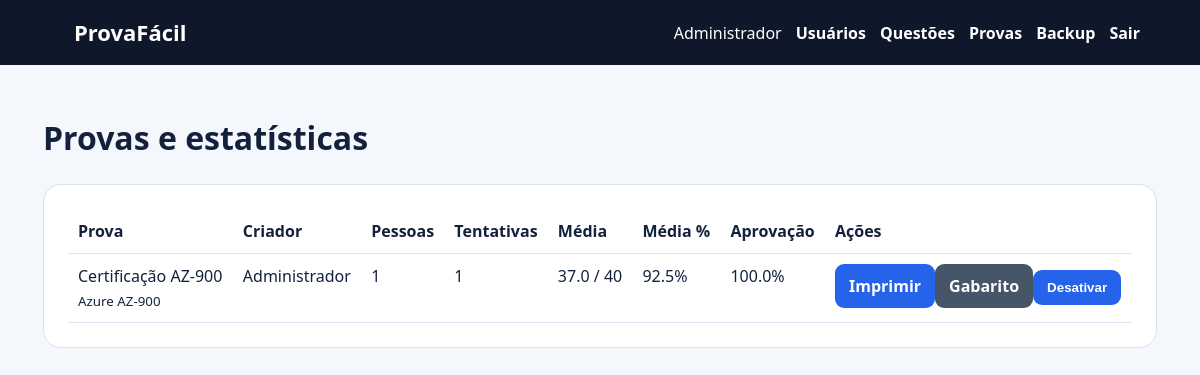
/admin/exams (signed in), run on the app's committed database.
### tables this page shows
CREATE TABLE users(id INTEGER PRIMARY KEY AUTOINCREMENT,name TEXT NOT NULL,login TEXT UNIQUE NOT NULL,password TEXT NOT NULL,admin INTEGER NOT NULL DEFAULT 0,active INTEGER NOT NULL DEFAULT 1,created TEXT NOT NULL);

CREATE TABLE exams(id INTEGER PRIMARY KEY AUTOINCREMENT,title TEXT NOT NULL,subject TEXT NOT NULL,total INTEGER NOT NULL,minimum INTEGER NOT NULL,owner INTEGER NOT NULL,active INTEGER NOT NULL DEFAULT 1,created TEXT NOT NULL,FOREIGN KEY(owner) REFERENCES users(id));

### app.py (the view)
@app.get('/admin/exams')
@auth(admin=True)
def admin_exams():
 with con() as c:rows=c.execute('''SELECT e.*,u.name owner_name,COUNT(a.id) attempts,COUNT(DISTINCT a.user) people,ROUND(AVG(a.hits),2) average,ROUND(AVG(a.hits*100.0/a.total),1) percentage,ROUND(100.0*SUM(CASE WHEN a.passed=1 THEN 1 ELSE 0 END)/NULLIF(COUNT(a.id),0),1) approval FROM exams e JOIN users u ON u.id=e.owner LEFT JOIN attempts a ON a.exam=e.id GROUP BY e.id ORDER BY e.id DESC''').fetchall()
 return render_template('admin_exams.html',rows=rows)

### app.py (called while the page is built)
def con():
 c=sqlite3.connect(DB);c.row_factory=sqlite3.Row;c.execute('PRAGMA foreign_keys=ON');return c

def me():
 if not session.get('uid'):return None
 with con() as c:return c.execute('SELECT id,name,login,admin,active FROM users WHERE id=?',(session['uid'],)).fetchone()

@app.context_processor
def context():return {'u':me()}

def auth(admin=False):
 def deco(fn):
  @wraps(fn)
  def wrapped(*a,**k):
   u=me()
   if not u or not u['active']:session.clear();flash('Entre para continuar.','error');return redirect(url_for('login'))
   if admin and not u['admin']:abort(403)
   return fn(*a,**k)
  return wrapped
 return deco

### templates/admin_exams.html
{% extends 'base.html' %}{% block content %}<h1>Provas e estatísticas</h1><section class="card table"><table><tr><th>Prova</th><th>Criador</th><th>Pessoas</th><th>Tentativas</th><th>Média</th><th>Média %</th><th>Aprovação</th><th>Ações</th></tr>{% for r in rows %}<tr><td>{{r.title}}<br><small>{{r.subject}}</small></td><td>{{r.owner_name}}</td><td>{{r.people}}</td><td>{{r.attempts}}</td><td>{{r.average if r.average is not none else '-'}} / {{r.total}}</td><td>{{(r.percentage|string)+'%' if r.percentage is not none else '-'}}</td><td>{{(r.approval|string)+'%' if r.approval is not none else '-'}}</td><td><a class="btn" href="{{url_for('print_exam',eid=r.id)}}">Imprimir</a><a class="btn secondary" href="{{url_for('print_key',eid=r.id)}}">Gabarito</a><form class="inline" method="post" action="{{url_for('exam_toggle',eid=r.id)}}"><button>{{'Desativar' if r.active else 'Ativar'}}</button></form></td></tr>{% endfor %}</table></section>{% endblock %}

### templates/base.html
<!doctype html><html lang="pt-BR"><head><meta charset="utf-8"><meta name="viewport" content="width=device-width,initial-scale=1"><link rel="stylesheet" href="{{url_for('static',filename='style.css')}}"><title>{% block title %}ProvaFácil{% endblock %}</title></head><body><header><a class="brand" href="{{url_for('home')}}">ProvaFácil</a><nav>{% if u %}<span>{{u.name}}</span>{% if u.admin %}<a href="{{url_for('users')}}">Usuários</a><a href="{{url_for('questions')}}">Questões</a><a href="{{url_for('admin_exams')}}">Provas</a><a href="{{url_for('backup')}}">Backup</a>{% endif %}<a href="{{url_for('logout')}}">Sair</a>{% else %}<a href="{{url_for('login')}}">Entrar</a><a href="{{url_for('register')}}">Cadastre-se</a>{% endif %}</nav></header><main>{% for cat,msg in get_flashed_messages(with_categories=true) %}<div class="alert {{cat}}">{{msg}}</div>{% endfor %}{% block content %}{% endblock %}</main></body></html>

### static/style.css (style rules this page uses)
:root { --blue:#2563eb;--ink:#14213d;--line:#d9e2ef }
* { box-sizing:border-box }
body { margin:0;background:#f4f7fb;color:var(--ink);font:16px/1.5 system-ui }
header { background:#0f172a;color:white;padding:16px 5%;display:flex;justify-content:space-between;align-items:center;position:sticky;top:0;z-index:5 }
header a { color:white;text-decoration:none;font-weight:750;margin-left:14px }
.brand { font-size:22px }
main { max-width:1150px;margin:auto;padding:28px 18px 70px }
.hero,.card,.question { background:white;border:1px solid var(--line);border-radius:18px;padding:24px;margin-bottom:18px }
.btn,button { display:inline-block;background:var(--blue);color:white;border:0;border-radius:9px;padding:10px 14px;font-weight:800;text-decoration:none;cursor:pointer }
.secondary { background:#475569 }
.table { overflow:auto }
table { width:100%;border-collapse:collapse }
th,td { text-align:left;padding:10px;border-bottom:1px solid var(--line);vertical-align:top }
.inline { display:inline }

### data on the page
users: name "Administrador"
exams: title "Certificação AZ-900", subject "Azure AZ-900", owner_name "Administrador", people "1", attempts "1", average "37.0", total "40", percentage "92.5%", approval "100.0%", active "Desativar"
